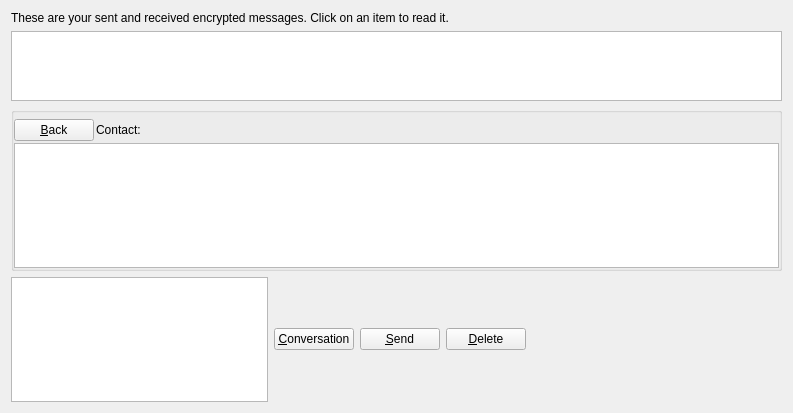
<?xml version="1.0" encoding="UTF-8"?>
<ui version="4.0">
 <class>MessagePage</class>
 <widget class="QWidget" name="MessagePage">
  <property name="geometry">
   <rect>
    <x>0</x>
    <y>0</y>
    <width>793</width>
    <height>413</height>
   </rect>
  </property>
  <property name="windowTitle">
   <string>Address Book</string>
  </property>
  <layout class="QVBoxLayout" name="verticalLayout_2">
   <item>
    <widget class="QLabel" name="labelExplanation">
     <property name="text">
      <string>These are your sent and received encrypted messages. Click on an item to read it.</string>
     </property>
     <property name="textFormat">
      <enum>Qt::PlainText</enum>
     </property>
     <property name="wordWrap">
      <bool>true</bool>
     </property>
    </widget>
   </item>
   <item>
    <widget class="QTableView" name="tableView">
     <property name="contextMenuPolicy">
      <enum>Qt::CustomContextMenu</enum>
     </property>
     <property name="toolTip">
      <string>Click on a message to view it</string>
     </property>
     <property name="tabKeyNavigation">
      <bool>false</bool>
     </property>
     <property name="alternatingRowColors">
      <bool>true</bool>
     </property>
     <property name="selectionMode">
      <enum>QAbstractItemView::SingleSelection</enum>
     </property>
     <property name="selectionBehavior">
      <enum>QAbstractItemView::SelectRows</enum>
     </property>
     <property name="sortingEnabled">
      <bool>true</bool>
     </property>
     <attribute name="verticalHeaderVisible">
      <bool>false</bool>
     </attribute>
    </widget>
   </item>
   <item>
    <layout class="QVBoxLayout" name="verticalLayout">
     <item>
      <widget class="QGroupBox" name="messageDetails">
       <property name="title">
        <string/>
       </property>
       <layout class="QVBoxLayout" name="verticalLayout_4">
        <property name="spacing">
         <number>2</number>
        </property>
        <property name="leftMargin">
         <number>0</number>
        </property>
        <property name="topMargin">
         <number>6</number>
        </property>
        <property name="rightMargin">
         <number>0</number>
        </property>
        <property name="bottomMargin">
         <number>0</number>
        </property>
        <item>
         <layout class="QHBoxLayout" name="horizontalLayout_3">
          <item>
           <widget class="QPushButton" name="backButton">
            <property name="text">
             <string>&amp;Back</string>
            </property>
            <property name="icon">
             <iconset resource="../bitcoin.qrc">
              <normaloff>:/icons/quit</normaloff>:/icons/quit</iconset>
            </property>
           </widget>
          </item>
          <item>
           <widget class="QLabel" name="labelContact">
            <property name="text">
             <string>Contact:</string>
            </property>
           </widget>
          </item>
          <item>
           <widget class="QLabel" name="contactLabel">
            <property name="text">
             <string/>
            </property>
           </widget>
          </item>
          <item>
           <spacer name="horizontalSpacer_3">
            <property name="orientation">
             <enum>Qt::Horizontal</enum>
            </property>
            <property name="sizeHint" stdset="0">
             <size>
              <width>40</width>
              <height>20</height>
             </size>
            </property>
           </spacer>
          </item>
         </layout>
        </item>
        <item>
         <widget class="QListView" name="listConversation"/>
        </item>
        <item>
         <layout class="QVBoxLayout" name="verticalLayout_3"/>
        </item>
       </layout>
      </widget>
     </item>
     <item>
      <layout class="QHBoxLayout" name="horizontalLayout">
       <item>
        <widget class="QTextEdit" name="messageEdit">
         <property name="minimumSize">
          <size>
           <width>30</width>
           <height>0</height>
          </size>
         </property>
        </widget>
       </item>
       <item>
        <widget class="QPushButton" name="newButton">
         <property name="text">
          <string>&amp;Conversation</string>
         </property>
         <property name="icon">
          <iconset resource="../bitcoin.qrc">
           <normaloff>:/icons/add</normaloff>:/icons/add</iconset>
         </property>
        </widget>
       </item>
       <item>
        <widget class="QPushButton" name="sendButton">
         <property name="toolTip">
          <string>Send a message to the current conversation</string>
         </property>
         <property name="text">
          <string>&amp;Send</string>
         </property>
         <property name="icon">
          <iconset resource="../bitcoin.qrc">
           <normaloff>:/icons/send</normaloff>:/icons/send</iconset>
         </property>
        </widget>
       </item>
       <item>
        <widget class="QPushButton" name="deleteButton">
         <property name="toolTip">
          <string>Delete the currently selected address from the list</string>
         </property>
         <property name="text">
          <string>&amp;Delete</string>
         </property>
         <property name="icon">
          <iconset resource="../bitcoin.qrc">
           <normaloff>:/icons/remove</normaloff>:/icons/remove</iconset>
         </property>
        </widget>
       </item>
       <item>
        <spacer name="horizontalSpacer">
         <property name="orientation">
          <enum>Qt::Horizontal</enum>
         </property>
         <property name="sizeHint" stdset="0">
          <size>
           <width>40</width>
           <height>20</height>
          </size>
         </property>
        </spacer>
       </item>
      </layout>
     </item>
    </layout>
   </item>
  </layout>
 </widget>
 <resources>
  <include location="../bitcoin.qrc"/>
 </resources>
 <connections/>
</ui>
